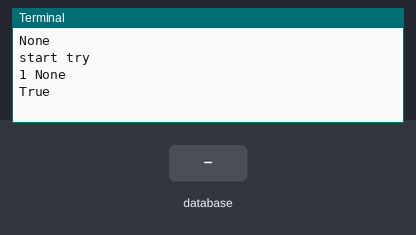
A program run on a simulated Raspberry Pi (header pin numbers). Parts: the last lines printed to the terminal. The test bench sets the inputs (shaded band). Each call to the cloud database takes 0.3 s, and an entry nobody has set reads as its off value or as empty.

Above: at 1.2 s.
1.3 s: database entry "modeIN" set to "-"
At 2.3 s:
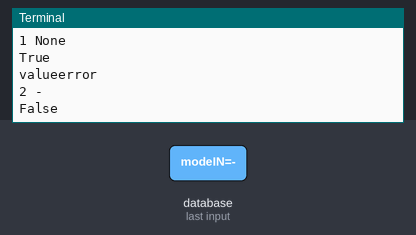
3.3 s: database entry "modeIN" set to "IN"
At 3.51 s:
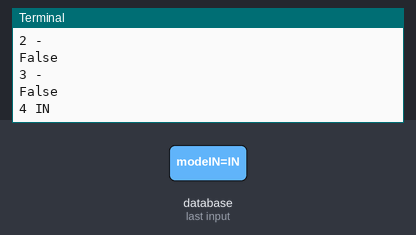
5.7 s: database entry "modeIN" set to "OUT"
At 6.21 s:
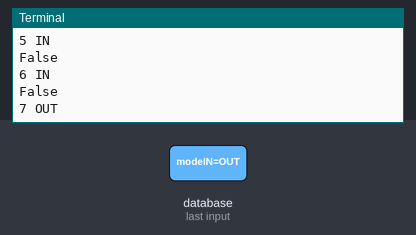
Timing chart, 0 to 8.7 s (numbered marks = the images above; inputs shaded):
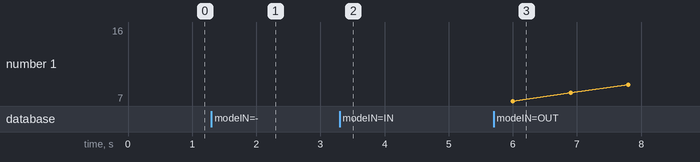

The program:

con.py
```python
from  firebase import db
import subprocess
import RPi.GPIO as GPIO
uid="11QyDZZsHTUmh0gKoBzW8OZjPB73"
myMac='b8:27:eb:49:e3:4a'
#db_current=db.child("users").child(uid).child("status").child(myMac)
#try:
#command=db.child("users").child(uid).child("status").child(myMac).child("command").get().val()
#shutdown=db.child("users").child(uid).child("status").child(myMac).child("shutdown").get().val()
#if command is not None and command=="-":
#	print("command : ", command)
#	subprocess.getoutput(command)
#	db.child("users").child(uid).child("status").child(myMac).child("command").set("-")
#if shutdown is not None and shutdown==1:
#	db.child("users").child(uid).child("status").child(myMac).child("shutdown").set(0)
	#subprocess.getoutput('sudo shutdown -h now')
#	print("shutdowned")
#for i in range(1,41):
#	pin=db.child("users").child(uid).child("status").child(myMac).child("peripheral/gpio").child(i).get().val()
#	print(i,"--> mode: ",pin['mode'],"   value: ",pin['value'])
#	if pin['mode'] in
GPIO.setmode(GPIO.BOARD)

#pin=db.child("users").child(uid).child("status").child(myMac).child("peripheral/gpio").child(24).get().val()
gpio_firebase=db.child("users").child(uid).child("status").child(myMac).child("peripheral/gpio").child(24)
#print(pi.child("value").get().val())
print(gpio_firebase.get().val())
#print("pin : ",db.child("users").child(uid).child("status").child(myMac).child("peripheral/gpio").child(24).child("name").get().val())
#print("va : ",db.child("users").child(uid).child("status").child(myMac).child("peripheral/gpio").child(24).child("value").get().val())
print("start try")
try:
	for i in range(1,41) :
		print(i,db.child("users").child(uid).child("status").child(myMac).child("peripheral/gpio").child(i).child("modeIN").get().val())
		print(not db.child("users").child(uid).child("status").child(myMac).child("peripheral/gpio").child(i).child("modeIN").get().val())
		if not db.child("users").child(uid).child("status").child(myMac).child("peripheral/gpio").child(i).child("modeIN").get().val():
			try:
				GPIO.setup(i,GPIO.OUT)
				GPIO.output(i,db.child("users").child(uid).child("status").child(myMac).child("peripheral/gpio").child(i).child("value").get().val())
			except ValueError:
				print("valueerror")
		#GPIO.output(24,True)
		#	GPIO.setwarnings(False)
			#GPIO.output(24,db.child("users").child(uid).child("status").child(myMac).child("peripheral/gpio").child(i).child("value").get().val())
#	if pin['mode'] == "IN":
#		print("in")
#		GPIO.setup(24, GPIO.IN)
#	if pin['mode'] == "OUT":
#        	GPIO.setup(24, GPIO.OUT)
except:
	print("error")

#if pin['value'] == "1":
#        GPIO.output(24, GPIO.HIGH)
#if pin['value'] == "0":
#        GPIO.output(24, GPIO.LOW)
#except:
#	print("Not haven't status control")
#print(subprocess.getoutput(command))
#subprocess.getoutput(command)
```

firebase.py
```python
import pyrebase
config = {
	"apiKey": "AIzaSyCMuM1Toy1upqRY1czF0YpkhxrAo2fzR4Q",
	"authDomain": "pi-grit.firebaseapp.com",
	"databaseURL": "https://pi-grit.firebaseio.com",
	"projectId": "pi-grit",
    	"storageBucket": "pi-grit.appspot.com",
   	" messagingSenderId": "1091509710648"

}
firebase = pyrebase.initialize_app(config)
auth = firebase.auth()
db = firebase.database()
def sendToFirebase(data):
	db.update(data)
	#print(data)
```

Measured:
- after the input at 1.3 s, the terminal: prints a new line after 0.20 s (image 1)
- after the input at 3.3 s, the terminal: prints a new line at once (image 2)
- after the input at 5.7 s, the terminal: prints a new line after 0.30 s (image 3)
